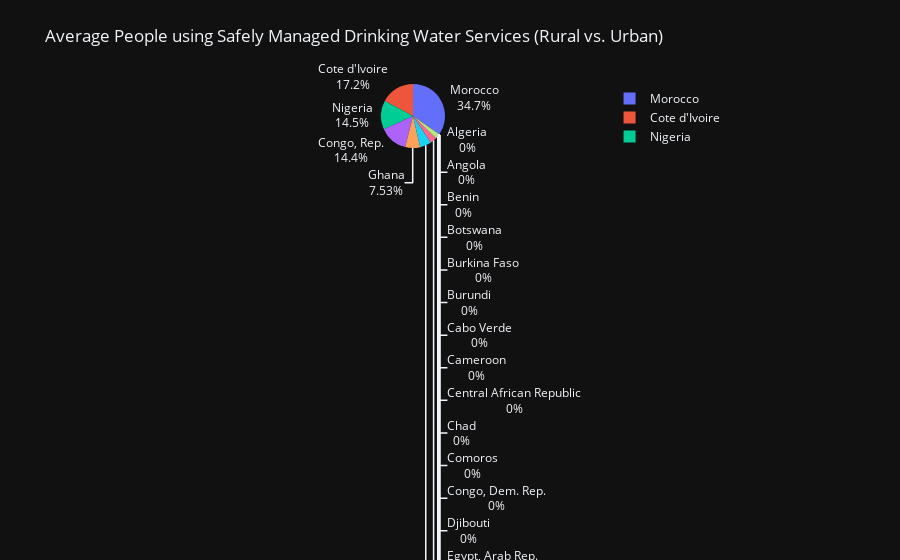

Notebook code for this chart:
### Code cell
import pandas as pd
import plotly.express as px

# Assuming you have loaded the DataFrame "malaria_df" and renamed the columns with short forms

# Calculate the average data for each country
average_data = malaria_df.groupby('cntry_name').mean().reset_index()

# Create a pie chart using Plotly Express
fig = px.pie(average_data, values='safe_drinking_water(% Rural)', names='cntry_name', 
             title='Average People using Safely Managed Drinking Water Services (Rural vs. Urban)',
             hover_data=['safe_drinking_water(% Rural)', 'safe_drinking_water(% Urban)'])

# Add the percentage of urban water services to the hover information
fig.update_traces(textinfo='percent+label')

# Show the chart
fig.show()

# Find the country with the best and worst safe drinking water services
best_country = average_data.loc[average_data['safe_drinking_water(% Rural)'].idxmax(), 'cntry_name']
worst_country = average_data.loc[average_data['safe_drinking_water(% Rural)'].idxmin(), 'cntry_name']

print(f"The country with the best safe drinking water services is: {best_country}")
print(f"The country with the worst safe drinking water services is: {worst_country}")

### Figure 1 — Plotly figure (JSON) as saved in the notebook; plotly's stock layout.template omitted (floating-point values rounded to 4 significant figures)
{"data": [{"customdata": [[0.0, 0.0], [0.0, 0.0], [0.0, 0.0], [0.0, 83.59], [0.0, 0.0], [0.0, 0.0], [0.0, 0.0], [0.0, 0.0], [0.0, 0.0], [0.0, 0.0], [0.0, 0.0], [0.0, 0.0], [14.32, 56.18], [17.18, 55.77], [0.0, 0.0], [0.0, 0.0], [0.0, 0.0], [0.0, 0.0], [0.0, 84.92], [2.548, 37.44], [0.0, 0.0], [0.0, 62.32], [7.515, 47.77], [0.0, 0.0], [0.0, 0.0], [0.0, 54.25], [0.0, 0.0], [0.0, 0.0], [0.0, 0.0], [0.0, 0.0], [0.0, 0.0], [0.0, 0.0], [0.0, 0.0], [0.0, 0.0], [34.57, 88.21], [0.0, 0.0], [0.0, 0.0], [0.0, 0.0], [14.48, 24.29], [0.0, 37.59], [0.0, 0.0], [0.0, 0.0], [0.0, 0.0], [5.819, 11.66], [0.0, 0.0], [0.0, 85.72], [0.0, 0.0], [0.0, 0.0], [0.0, 29.6], [0.0, 0.0], [0.0, 0.0], [3.338, 18.7], [0.0, 46.79], [0.0, 0.0]], "domain": {"x": [0.0, 1.0], "y": [0.0, 1.0]}, "hovertemplate": "cntry_name=%{label}<br>safe_drinking_water(% Rural)=%{customdata[0]}<br>safe_drinking_water(% Urban)=%{customdata[1]}<extra></extra>", "labels": ["Algeria", "Angola", "Benin", "Botswana", "Burkina Faso", "Burundi", "Cabo Verde", "Cameroon", "Central African Republic", "Chad", "Comoros", "Congo, Dem. Rep.", "Congo, Rep.", "Cote d'Ivoire", "Djibouti", "Egypt, Arab Rep.", "Equatorial Guinea", "Eritrea", "Eswatini", "Ethiopia", "Gabon", "Gambia, The", "Ghana", "Guinea", "Guinea-Bissau", "Kenya", "Lesotho", "Liberia", "Libya", "Madagascar", "Malawi", "Mali", "Mauritania", "Mauritius", "Morocco", "Mozambique", "Namibia", "Niger", "Nigeria", "Rwanda", "Sao Tome and Principe", "Senegal", "Seychelles", "Sierra Leone", "Somalia", "South Africa", "South Sudan", "Sudan", "Tanzania", "Togo", "Tunisia", "Uganda", "Zambia", "Zimbabwe"], "legendgroup": "", "name": "", "showlegend": true, "values": [0.0, 0.0, 0.0, 0.0, 0.0, 0.0, 0.0, 0.0, 0.0, 0.0, 0.0, 0.0, 14.32, 17.18, 0.0, 0.0, 0.0, 0.0, 0.0, 2.548, 0.0, 0.0, 7.515, 0.0, 0.0, 0.0, 0.0, 0.0, 0.0, 0.0, 0.0, 0.0, 0.0, 0.0, 34.57, 0.0, 0.0, 0.0, 14.48, 0.0, 0.0, 0.0, 0.0, 5.819, 0.0, 0.0, 0.0, 0.0, 0.0, 0.0, 0.0, 3.338, 0.0, 0.0], "type": "pie", "textinfo": "percent+label"}], "layout": {"legend": {"tracegroupgap": 0}, "title": {"text": "Average People using Safely Managed Drinking Water Services (Rural vs. Urban)"}}}
